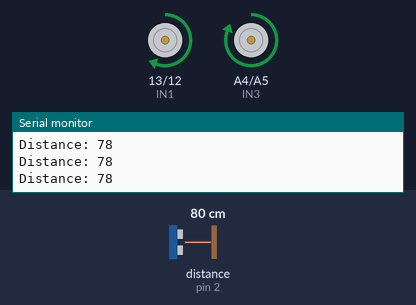
Recording of a sketch running on a simulated Arduino Uno, built with avr-gcc and run on an emulated ATmega328P. On the bench: motor-driver pin pairs drawn as motors (green arrow = first pin HIGH = forward, orange = second pin HIGH = backward, longer = more drive, scaled by the enable pin), the last lines printed to the serial monitor. Wiring (inferred from the names in the program): ultrasonic range finder: trigger pin 3; echo pin 2. Inputs (shaded band) come from the test bench; at power-on: distance to the obstacle (sensor on pin 2) 80 cm. The echo pulse lasts 58.3 µs per cm.

Above: at 1.2 s.
1.3 s: distance to the obstacle (sensor on pin 2) set to 44 cm
2.8 s: distance to the obstacle (sensor on pin 2) set to 38 cm
At 3.16 s:
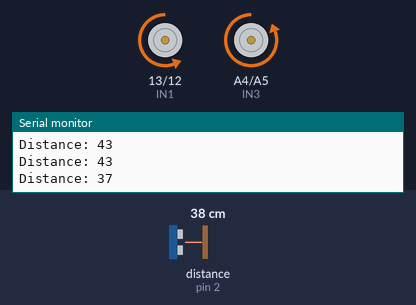
At 3.51 s:
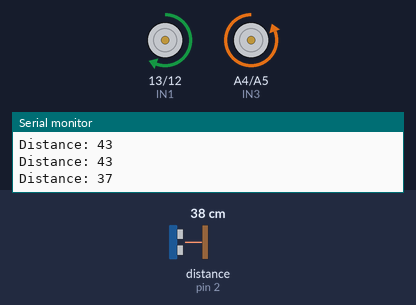
5.8 s: distance to the obstacle (sensor on pin 2) set to 120 cm
7.4 s: distance to the obstacle (sensor on pin 2) set to 2 cm
At 8.47 s:
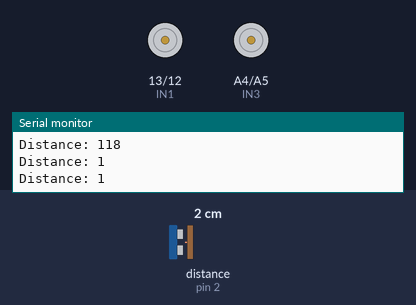
Timing chart, 0 to 11.4 s (numbered marks = the images above; inputs shaded):
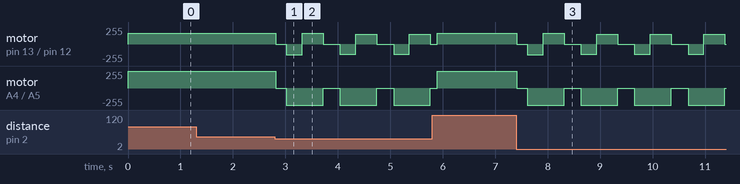

Measured:
- the behaviour switches between 41 and 40 cm on distance to the obstacle (sensor on pin 2) (found by bisection; images 0 and 1)
- after the input at 2.8 s, motor on pin 13 (IN1) / pin 12 (IN2): forward 160/255 → stopped at once, → backward 160/255 0.20 s later, → forward 160/255 0.30 s later, → stopped 0.40 s later, … (10 changes in this stretch); motor on A4 (IN3) / A5 (IN4): forward 255/255 → stopped at once, then repeats every 1.0 s: backward 255/255 0.70 s, stopped 0.32 s
- after the input at 7.4 s, motor on pin 13 (IN1) / pin 12 (IN2): forward 160/255 → stopped at once, → backward 160/255 0.20 s later, → forward 160/255 0.30 s later, → stopped 0.40 s later, … (13 changes in this stretch); motor on A4 (IN3) / A5 (IN4): forward 255/255 → stopped at once, then repeats every 1.0 s: backward 255/255 0.70 s, stopped 0.32 s

The sketch:

projectweek3_task3.ino
```cpp
#define IN1 13
#define IN2 12
#define IN3 A4
#define IN4 A5
#define ENA 11
#define ENB A1

#define TRIG_PIN 3
#define ECHO_PIN 2

//SETUP
void setup() {
  pinMode(IN1, OUTPUT);
  pinMode(IN2, OUTPUT);
  pinMode(IN3, OUTPUT);
  pinMode(IN4, OUTPUT);
  pinMode(ENA, OUTPUT);
  pinMode(ENB, OUTPUT);

  pinMode(TRIG_PIN, OUTPUT);
  pinMode(ECHO_PIN, INPUT);

  Serial.begin(9600);
}

//ULTRASONIC SENSOR
long getDistance() {
  digitalWrite(TRIG_PIN, LOW);
  delayMicroseconds(2);

  digitalWrite(TRIG_PIN, HIGH);
  delayMicroseconds(10);
  digitalWrite(TRIG_PIN, LOW);

  long duration = pulseIn(ECHO_PIN, HIGH);
  long distance = duration * 0.034 / 2; // cm

  return distance;
}

//MAIN LOOP
void loop() {
  long distance = getDistance();
  Serial.print("Distance: ");
  Serial.println(distance);

  if (distance < 40 && distance > 0) {
    stopMotors();
    delay(200);

    moveBackward(150);
    delay(300);

    turnRight(150);
    delay(400);

    stopMotors();
    delay(100);
  } else {
    moveForward(160);
  }

  delay(20);
}

//MOTOR CONTROL
void moveForward(int speed) {
  analogWrite(ENA, speed);
  analogWrite(ENB, speed);

  digitalWrite(IN1, HIGH);
  digitalWrite(IN2, LOW);

  digitalWrite(IN3, HIGH);
  digitalWrite(IN4, LOW);
}

void moveBackward(int speed) {
  analogWrite(ENA, speed);
  analogWrite(ENB, speed);

  digitalWrite(IN1, LOW);
  digitalWrite(IN2, HIGH);

  digitalWrite(IN3, LOW);
  digitalWrite(IN4, HIGH);
}

void turnRight(int speed) {
  analogWrite(ENA, speed);
  analogWrite(ENB, speed);

  digitalWrite(IN1, HIGH);
  digitalWrite(IN2, LOW);

  digitalWrite(IN3, LOW);
  digitalWrite(IN4, HIGH);
}

void stopMotors() {
  analogWrite(ENA, 0);
  analogWrite(ENB, 0);

  digitalWrite(IN1, LOW);
  digitalWrite(IN2, LOW);
  digitalWrite(IN3, LOW);
  digitalWrite(IN4, LOW);
}
```
